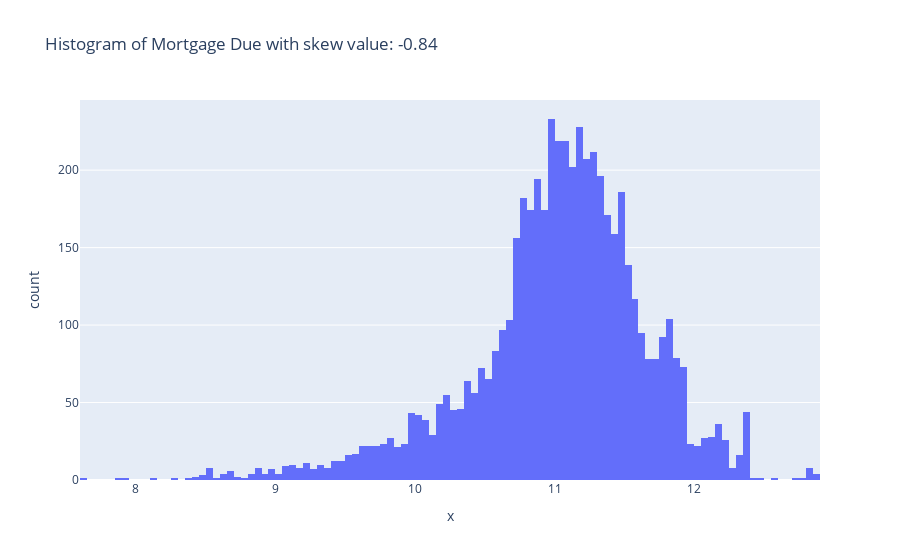

Notebook source saved alongside this figure:
### Code cell
skew_value = np.log(df['MORTDUE']).skew()

fig4 = px.histogram(df, x= np.log(df['MORTDUE']), title= f'Histogram of Mortgage Due with skew value: {skew_value:.2f}')
fig4.show()

### Figure 1 — Plotly figure (JSON) as saved in the notebook; plotly's stock layout.template omitted (floating-point values rounded to 4 significant figures; data arrays with more than 128 entries replaced by an {"elided": "..."} marker saying what was removed)
{"data": [{"alignmentgroup": "True", "bingroup": "x", "hovertemplate": "x=%{x}<br>count=%{y}<extra></extra>", "legendgroup": "", "marker": {"color": "#636efa", "pattern": {"shape": ""}}, "name": "", "offsetgroup": "", "orientation": "v", "showlegend": false, "type": "histogram", "x": {"elided": "5960 float values"}, "xaxis": "x", "yaxis": "y"}], "layout": {"barmode": "relative", "legend": {"tracegroupgap": 0}, "title": {"text": "Histogram of Mortgage Due with skew value: -0.84"}, "xaxis": {"anchor": "y", "domain": [0, 1], "title": {"text": "x"}}, "yaxis": {"anchor": "x", "domain": [0, 1], "title": {"text": "count"}}}}
